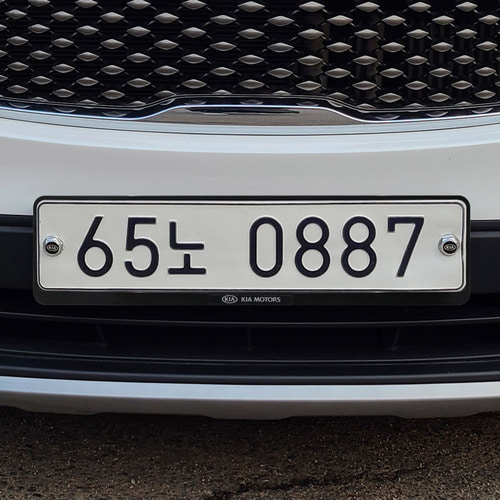
//> input picture IP/numberplate/car4.jpg, 500 x 500 px, given in place of the camera
$ ./preprocessing   (built with g++ and OpenCV 4)
//> lines starting //> are read from the running program, lines starting //| are printed output that depends on the picture; after the words box and inside, x2 and y2 are one past the last pixel; in counts of white or black regions, pixels touching at a corner belong together
//> further down, frame is the input picture: 500 rows x 500 cols, CV_8UC3; mean B, G, R 81.2, 78.8, 79.1
#include <opencv2/opencv.hpp>
#include <iostream>

#define FRAME_WIDTH 640
#define FRAME_HEIGHT 480

// 이미지 전처리 관련 상수값
#define BLUR_KERNEL_SIZE 7
#define BLUR_SIGMA 1.7
#define CANNY_LOW 40
#define CANNY_HIGH 130
#define MORPH_KERNEL 3
#define MORPH_ITER 2

// 트랙바로 조절하는 값 (시작값 = 상수)
int g_canny_low  = CANNY_LOW;
int g_canny_high = CANNY_HIGH;

//int exit_canny_low  = CANNY_LOW;
//int exit_canny_high = CANNY_HIGH;

cv::Mat preprocess_canny(const cv::Mat& original)
{
    cv::Mat gray, blurred, edged, morph_kernel, preprocessed;

    // 1. 그레이 변환
    cv::cvtColor(original, gray, cv::COLOR_BGR2GRAY);

    // 2. 블러 처리
    cv::GaussianBlur(gray, blurred, cv::Size(BLUR_KERNEL_SIZE, BLUR_KERNEL_SIZE), 0);
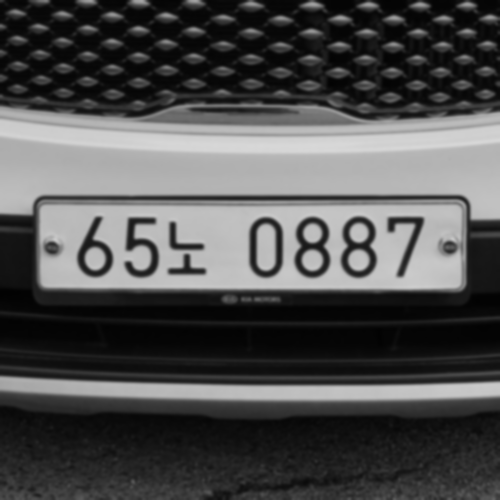
//> blurred: 500 rows x 500 cols, CV_8UC1; min 2, max 216, mean 79.1

    // 3. 엣지 검출
    cv::Canny(blurred, edged, g_canny_low, g_canny_high);
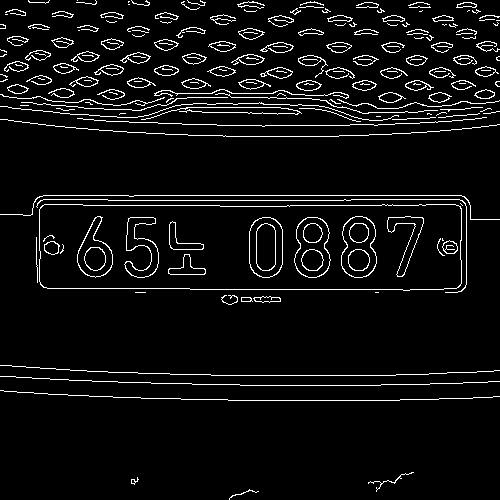
//> edged: 500 rows x 500 cols, CV_8UC1; 5.7% white in thin lines or dots
    // [11 lines of commented-out code are left out]
    morph_kernel = cv::getStructuringElement(cv::MORPH_RECT, cv::Size(MORPH_KERNEL, MORPH_KERNEL));
    //// 4-2. 닫힘 연산
    cv::morphologyEx(edged, preprocessed, cv::MORPH_CLOSE, morph_kernel, cv::Point(-1, -1), MORPH_ITER);
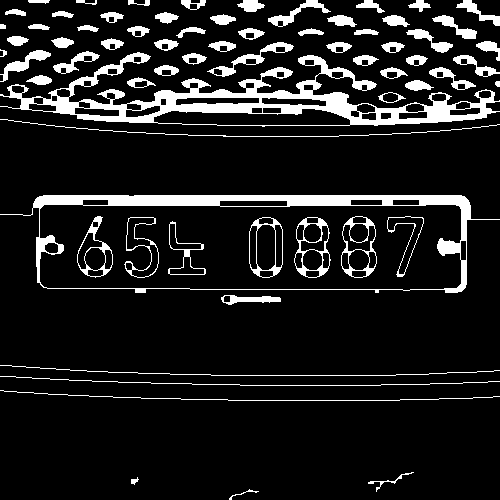
//> preprocessed: 500 rows x 500 cols, CV_8UC1; 11.8% white; 67 white regions, largest, box (x1, y1, x2, y2) and area: (0, 52, 500, 127) 9189, (0, 195, 500, 293) 5851, (294, 217, 331, 278) 580
    //cv::morphologyEx(preprocessed, preprocessed, cv::MORPH_ERODE, morph_kernel, cv::Point(-1, -1), 1);


    return preprocessed;
}

// [32 lines of commented-out code are left out]

int main()
{
    // 열기
    cv::VideoCapture cap(0, cv::CAP_V4L2);


    // 세팅
    cap.set(cv::CAP_PROP_FOURCC, cv::VideoWriter::fourcc('M', 'J', 'P', 'G'));
    cap.set(cv::CAP_PROP_FRAME_WIDTH, FRAME_WIDTH);
    cap.set(cv::CAP_PROP_FRAME_HEIGHT, FRAME_HEIGHT);
    cap.set(cv::CAP_PROP_FPS, 30);


    // 트랙바 (창을 먼저 만들어야 트랙바를 붙일 수 있음)
    cv::namedWindow("canny");
    cv::createTrackbar("low",  "canny", &g_canny_low,  1000);
    cv::createTrackbar("high", "canny", &g_canny_high, 1000);

    //cv::namedWindow("canny_exit");
    //cv::createTrackbar("low",  "canny", &g_canny_low,  1000);
    //cv::createTrackbar("high", "canny", &g_canny_high, 1000);

    // 반복문
    cv::Mat frame;
    while (true)
    {
        if (!cap.read(frame) || frame.empty()) break;

        //cv::Mat preprocessed_s = preprocess_sobel(frame);
        cv::Mat preprocessed_c = preprocess_canny(frame);

        //cv::imshow("preprocessed", preprocessed_s);
        cv::imshow("canny", preprocessed_c);


        int key = cv::waitKey(1) & 0xFF;
//> the 'q' key is pressed
        if (key == 'q' || key == 27) break;
        if (key == 'p')     // 현재 값 출력
            std::cout << "low " << g_canny_low << ", high " << g_canny_high << std::endl;
    }

    // 종료
    cap.release();
    //cap_exit.release();
    cv::destroyAllWindows();
    return 0;
}
